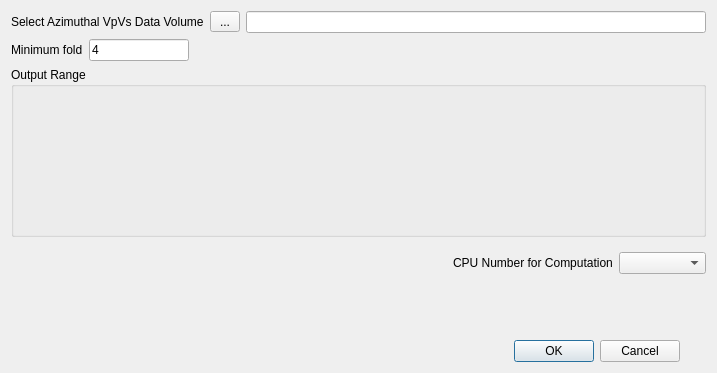
<?xml version="1.0" encoding="UTF-8"?>
<ui version="4.0">
 <class>DlgFractureAttribute</class>
 <widget class="QDialog" name="DlgFractureAttribute">
  <property name="geometry">
   <rect>
    <x>0</x>
    <y>0</y>
    <width>717</width>
    <height>373</height>
   </rect>
  </property>
  <property name="windowTitle">
   <string>Dialog</string>
  </property>
  <layout class="QGridLayout" name="gridLayout_4">
   <item row="2" column="0" colspan="5">
    <widget class="QGroupBox" name="groupBox">
     <property name="minimumSize">
      <size>
       <width>0</width>
       <height>170</height>
      </size>
     </property>
     <property name="title">
      <string>Output Range</string>
     </property>
     <layout class="QGridLayout" name="gridLayout">
      <item row="0" column="0">
       <widget class="CXSliderComplex" name="m_pInlineWidget" native="true">
        <property name="minimumSize">
         <size>
          <width>0</width>
          <height>20</height>
         </size>
        </property>
       </widget>
      </item>
      <item row="1" column="0">
       <widget class="CXSliderComplex" name="m_pXlineWidget" native="true">
        <property name="minimumSize">
         <size>
          <width>0</width>
          <height>20</height>
         </size>
        </property>
       </widget>
      </item>
      <item row="2" column="0">
       <widget class="CXSliderComplex" name="m_pTimeWidget" native="true">
        <property name="minimumSize">
         <size>
          <width>0</width>
          <height>20</height>
         </size>
        </property>
       </widget>
      </item>
     </layout>
    </widget>
   </item>
   <item row="5" column="3">
    <widget class="QDialogButtonBox" name="buttonBox">
     <property name="orientation">
      <enum>Qt::Horizontal</enum>
     </property>
     <property name="standardButtons">
      <set>QDialogButtonBox::Cancel|QDialogButtonBox::Ok</set>
     </property>
    </widget>
   </item>
   <item row="3" column="2">
    <spacer name="horizontalSpacer">
     <property name="orientation">
      <enum>Qt::Horizontal</enum>
     </property>
     <property name="sizeHint" stdset="0">
      <size>
       <width>252</width>
       <height>20</height>
      </size>
     </property>
    </spacer>
   </item>
   <item row="3" column="3" colspan="2">
    <layout class="QHBoxLayout" name="horizontalLayout">
     <property name="topMargin">
      <number>9</number>
     </property>
     <property name="bottomMargin">
      <number>9</number>
     </property>
     <item>
      <widget class="QLabel" name="label">
       <property name="text">
        <string>CPU Number for Computation</string>
       </property>
      </widget>
     </item>
     <item>
      <widget class="QComboBox" name="m_pCmbCPUNumber">
       <property name="minimumSize">
        <size>
         <width>80</width>
         <height>0</height>
        </size>
       </property>
      </widget>
     </item>
    </layout>
   </item>
   <item row="4" column="4">
    <spacer name="verticalSpacer">
     <property name="orientation">
      <enum>Qt::Vertical</enum>
     </property>
     <property name="sizeHint" stdset="0">
      <size>
       <width>20</width>
       <height>18</height>
      </size>
     </property>
    </spacer>
   </item>
   <item row="0" column="0" colspan="5">
    <layout class="QHBoxLayout" name="horizontalLayout_2">
     <item>
      <widget class="QLabel" name="label_9">
       <property name="text">
        <string>Select Azimuthal VpVs Data Volume</string>
       </property>
      </widget>
     </item>
     <item>
      <widget class="QToolButton" name="m_pBtnSelectDV">
       <property name="minimumSize">
        <size>
         <width>30</width>
         <height>0</height>
        </size>
       </property>
       <property name="maximumSize">
        <size>
         <width>16777215</width>
         <height>16777215</height>
        </size>
       </property>
       <property name="text">
        <string>...</string>
       </property>
       <property name="icon">
        <iconset resource="../xconsole/x.qrc">
         <normaloff>:/Icon/18804.png</normaloff>:/Icon/18804.png</iconset>
       </property>
      </widget>
     </item>
     <item>
      <widget class="QLineEdit" name="m_pLineEdtDV">
       <property name="readOnly">
        <bool>true</bool>
       </property>
      </widget>
     </item>
    </layout>
   </item>
   <item row="1" column="0">
    <widget class="QLabel" name="label_10">
     <property name="text">
      <string>Minimum fold</string>
     </property>
    </widget>
   </item>
   <item row="1" column="1">
    <widget class="QLineEdit" name="m_pLineEdtMinimumFold">
     <property name="minimumSize">
      <size>
       <width>100</width>
       <height>0</height>
      </size>
     </property>
     <property name="maximumSize">
      <size>
       <width>80</width>
       <height>16777215</height>
      </size>
     </property>
     <property name="text">
      <string>4</string>
     </property>
    </widget>
   </item>
   <item row="1" column="2" colspan="2">
    <spacer name="horizontalSpacer_2">
     <property name="orientation">
      <enum>Qt::Horizontal</enum>
     </property>
     <property name="sizeHint" stdset="0">
      <size>
       <width>412</width>
       <height>20</height>
      </size>
     </property>
    </spacer>
   </item>
  </layout>
  <zorder>label_10</zorder>
  <zorder>m_pLineEdtMinimumFold</zorder>
  <zorder>groupBox</zorder>
  <zorder>buttonBox</zorder>
  <zorder>verticalSpacer</zorder>
 </widget>
 <customwidgets>
  <customwidget>
   <class>CXSliderComplex</class>
   <extends>QWidget</extends>
   <header location="global">xslidercomplex.h</header>
   <container>1</container>
  </customwidget>
 </customwidgets>
 <resources>
  <include location="../xconsole/x.qrc"/>
 </resources>
 <connections>
  <connection>
   <sender>buttonBox</sender>
   <signal>accepted()</signal>
   <receiver>DlgFractureAttribute</receiver>
   <slot>accept()</slot>
   <hints>
    <hint type="sourcelabel">
     <x>248</x>
     <y>254</y>
    </hint>
    <hint type="destinationlabel">
     <x>157</x>
     <y>274</y>
    </hint>
   </hints>
  </connection>
  <connection>
   <sender>buttonBox</sender>
   <signal>rejected()</signal>
   <receiver>DlgFractureAttribute</receiver>
   <slot>reject()</slot>
   <hints>
    <hint type="sourcelabel">
     <x>316</x>
     <y>260</y>
    </hint>
    <hint type="destinationlabel">
     <x>286</x>
     <y>274</y>
    </hint>
   </hints>
  </connection>
 </connections>
</ui>
